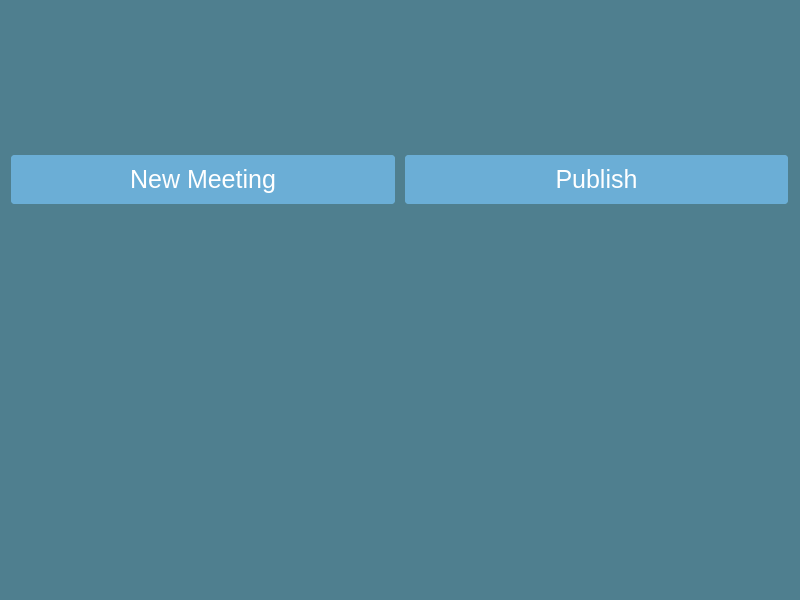
<?xml version="1.0" encoding="UTF-8"?>
<ui version="4.0">
 <class>meetings</class>
 <widget class="QMainWindow" name="meetings">
  <property name="geometry">
   <rect>
    <x>0</x>
    <y>0</y>
    <width>800</width>
    <height>600</height>
   </rect>
  </property>
  <property name="maximumSize">
   <size>
    <width>800</width>
    <height>600</height>
   </size>
  </property>
  <property name="windowTitle">
   <string>Neutricloud</string>
  </property>
  <property name="styleSheet">
   <string notr="true">QWidget {
    background-color: #4f7f8f;  /* Fondo azul verdoso para la ventana */
    color: #333333;  /* Texto oscuro para el fondo azul */
    font-family: &quot;Arial&quot;, sans-serif;
    font-size: 16px;  /* Tamaño de fuente más grande para toda la aplicación */
}

QLabel {
    color: #a8d8a8;  /* Verde claro para el texto de los labels */
    font-size: 18px;  /* Tamaño de fuente más grande en los labels */
    font-weight: bold;
}

QPushButton {
    background-color: #6baed6;  /* Azul suave para los botones */
    color: white;
    border: 2px solid #4f7f8f;  /* Borde del botón en color azul verdoso */
    border-radius: 5px;
    padding: 10px 20px;
    font-size: 25px;  /* Tamaño de fuente más grande en los botones */
}

QPushButton:hover {
    background-color: #4f7f8f;  /* Al pasar el ratón se vuelve más oscuro */
    color: white;
    border-color: #6baed6;
}

QPushButton:pressed {
    background-color: #3b6e7d;  /* Cuando se presiona, un tono más oscuro */
}

QLineEdit {
    background-color: #e0f7fa;  /* Fondo suave de color verde claro para los inputs */
    border: 1px solid #4f7f8f;  /* Borde verde para los campos de texto */
    color: #333333;
    padding: 8px;
    border-radius: 5px;
    font-size: 16px;  /* Tamaño de fuente más grande en los inputs */
}

QCheckBox {
    color: #a8d8a8;  /* Verde claro para el texto del checkbox */
    font-size: 16px;  /* Tamaño de fuente más grande en el checkbox */
}

QRadioButton {
    color: #a8d8a8;  /* Verde claro para el texto del radiobutton */
    font-size: 16px;  /* Tamaño de fuente más grande en el radiobutton */
}

QComboBox {
    background-color: #e0f7fa;  /* Fondo verde claro */
    border: 1px solid #4f7f8f;  /* Borde del combobox */
    color: #333333;
    font-size: 16px;  /* Tamaño de fuente más grande en el combobox */
    padding: 8px;
}

QComboBox:hover {
    border-color: #6baed6;  /* Borde azul claro cuando se pasa el ratón */
}

QScrollBar {
    background-color: #e0f7fa;  /* Fondo verde claro para la barra de desplazamiento */
    border: 1px solid #4f7f8f;  /* Borde azul verdoso */
}

QScrollBar::handle {
    background-color: #6baed6;  /* Color del control de la barra de desplazamiento */
}

QScrollBar::handle:hover {
    background-color: #4f7f8f;  /* Color más oscuro cuando se pasa el ratón */
}

QTabWidget::pane {
    border: 1px solid #4f7f8f;  /* Borde para los paneles de las pestañas */
}

QTabBar::tab {
    background-color: #6baed6;  /* Fondo azul claro para las pestañas */
    color: white;
    padding: 12px;
}

QTabBar::tab:selected {
    background-color: #4f7f8f;  /* Fondo azul oscuro para la pestaña seleccionada */
}

QSlider {
    background-color: #e0f7fa;  /* Fondo verde claro */
    border: 1px solid #4f7f8f;  /* Borde azul verdoso */
}

QSlider::handle {
    background-color: #6baed6;  /* Color del control deslizante */
    border: 1px solid #4f7f8f;
}


QTabWidget::pane {
    border: 1px solid #4f7f8f;  /* Borde para los paneles de las pestañas */
}

QTabBar::tab {
    background-color: #6baed6;  /* Fondo azul claro para las pestañas */
    color: white;
    padding: 10px;
}

QTabBar::tab:selected {
    background-color: #4f7f8f;  /* Fondo azul oscuro para la pestaña seleccionada */
}

QSlider {
    background-color: #e0f7fa;  /* Fondo verde claro */
    border: 1px solid #4f7f8f;  /* Borde azul verdoso */
}

QSlider::handle {
    background-color: #6baed6;  /* Color del control deslizante */
    border: 1px solid #4f7f8f;
}

</string>
  </property>
  <widget class="QWidget" name="centralwidget">
   <property name="sizePolicy">
    <sizepolicy hsizetype="Preferred" vsizetype="Preferred">
     <horstretch>0</horstretch>
     <verstretch>0</verstretch>
    </sizepolicy>
   </property>
   <widget class="QWidget" name="horizontalLayoutWidget">
    <property name="geometry">
     <rect>
      <x>10</x>
      <y>10</y>
      <width>785</width>
      <height>133</height>
     </rect>
    </property>
    <layout class="QHBoxLayout" name="horizontalLayout" stretch="0,0,0,0,0,0">
     <property name="spacing">
      <number>3</number>
     </property>
     <property name="sizeConstraint">
      <enum>QLayout::SetFixedSize</enum>
     </property>
     <item>
      <spacer name="horizontalSpacer_6">
       <property name="orientation">
        <enum>Qt::Horizontal</enum>
       </property>
       <property name="sizeType">
        <enum>QSizePolicy::Fixed</enum>
       </property>
       <property name="sizeHint" stdset="0">
        <size>
         <width>27</width>
         <height>20</height>
        </size>
       </property>
      </spacer>
     </item>
     <item>
      <widget class="QLabel" name="label_logo">
       <property name="sizePolicy">
        <sizepolicy hsizetype="Fixed" vsizetype="Preferred">
         <horstretch>0</horstretch>
         <verstretch>0</verstretch>
        </sizepolicy>
       </property>
       <property name="minimumSize">
        <size>
         <width>230</width>
         <height>0</height>
        </size>
       </property>
       <property name="maximumSize">
        <size>
         <width>230</width>
         <height>100</height>
        </size>
       </property>
       <property name="text">
        <string/>
       </property>
       <property name="pixmap">
        <pixmap resource="../resources/resources.qrc">:/resources/logo.png</pixmap>
       </property>
       <property name="scaledContents">
        <bool>true</bool>
       </property>
      </widget>
     </item>
     <item>
      <spacer name="horizontalSpacer_5">
       <property name="orientation">
        <enum>Qt::Horizontal</enum>
       </property>
       <property name="sizeType">
        <enum>QSizePolicy::Fixed</enum>
       </property>
       <property name="sizeHint" stdset="0">
        <size>
         <width>25</width>
         <height>20</height>
        </size>
       </property>
      </spacer>
     </item>
     <item>
      <widget class="QLabel" name="label_home">
       <property name="enabled">
        <bool>true</bool>
       </property>
       <property name="sizePolicy">
        <sizepolicy hsizetype="Fixed" vsizetype="Preferred">
         <horstretch>0</horstretch>
         <verstretch>0</verstretch>
        </sizepolicy>
       </property>
       <property name="minimumSize">
        <size>
         <width>200</width>
         <height>0</height>
        </size>
       </property>
       <property name="maximumSize">
        <size>
         <width>200</width>
         <height>100</height>
        </size>
       </property>
       <property name="text">
        <string/>
       </property>
       <property name="pixmap">
        <pixmap resource="../resources/resources.qrc">:/resources/home.png</pixmap>
       </property>
       <property name="scaledContents">
        <bool>true</bool>
       </property>
      </widget>
     </item>
     <item>
      <spacer name="horizontalSpacer_4">
       <property name="orientation">
        <enum>Qt::Horizontal</enum>
       </property>
       <property name="sizeType">
        <enum>QSizePolicy::Fixed</enum>
       </property>
       <property name="sizeHint" stdset="0">
        <size>
         <width>75</width>
         <height>20</height>
        </size>
       </property>
      </spacer>
     </item>
     <item>
      <layout class="QHBoxLayout" name="horizontalLayout_2">
       <item>
        <layout class="QHBoxLayout" name="horizontalLayout_3">
         <item>
          <widget class="QLabel" name="label_back">
           <property name="sizePolicy">
            <sizepolicy hsizetype="Fixed" vsizetype="Preferred">
             <horstretch>0</horstretch>
             <verstretch>0</verstretch>
            </sizepolicy>
           </property>
           <property name="minimumSize">
            <size>
             <width>50</width>
             <height>50</height>
            </size>
           </property>
           <property name="maximumSize">
            <size>
             <width>50</width>
             <height>50</height>
            </size>
           </property>
           <property name="text">
            <string/>
           </property>
           <property name="pixmap">
            <pixmap resource="../resources/resources.qrc">:/resources/back.png</pixmap>
           </property>
           <property name="scaledContents">
            <bool>true</bool>
           </property>
          </widget>
         </item>
         <item>
          <spacer name="horizontalSpacer">
           <property name="orientation">
            <enum>Qt::Horizontal</enum>
           </property>
           <property name="sizeType">
            <enum>QSizePolicy::Fixed</enum>
           </property>
           <property name="sizeHint" stdset="0">
            <size>
             <width>40</width>
             <height>20</height>
            </size>
           </property>
          </spacer>
         </item>
         <item>
          <widget class="QLabel" name="label_refresh">
           <property name="minimumSize">
            <size>
             <width>50</width>
             <height>50</height>
            </size>
           </property>
           <property name="maximumSize">
            <size>
             <width>50</width>
             <height>50</height>
            </size>
           </property>
           <property name="text">
            <string/>
           </property>
           <property name="pixmap">
            <pixmap resource="../resources/resources.qrc">:/resources/refresh.png</pixmap>
           </property>
           <property name="scaledContents">
            <bool>true</bool>
           </property>
          </widget>
         </item>
        </layout>
       </item>
      </layout>
     </item>
    </layout>
   </widget>
   <widget class="QWidget" name="horizontalLayoutWidget_2">
    <property name="geometry">
     <rect>
      <x>9</x>
      <y>149</y>
      <width>781</width>
      <height>61</height>
     </rect>
    </property>
    <layout class="QHBoxLayout" name="horizontalLayout_4">
     <item>
      <widget class="QPushButton" name="createMeetings">
       <property name="text">
        <string>New Meeting</string>
       </property>
      </widget>
     </item>
     <item>
      <widget class="QPushButton" name="publish">
       <property name="text">
        <string>Publish</string>
       </property>
      </widget>
     </item>
    </layout>
   </widget>
   <widget class="QLabel" name="label_data">
    <property name="geometry">
     <rect>
      <x>10</x>
      <y>570</y>
      <width>781</width>
      <height>21</height>
     </rect>
    </property>
    <property name="text">
     <string/>
    </property>
   </widget>
  </widget>
 </widget>
 <resources>
  <include location="../resources/resources.qrc"/>
 </resources>
 <connections/>
</ui>
